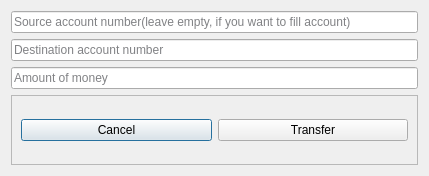
<?xml version="1.0" encoding="UTF-8"?>
<ui version="4.0">
 <class>ConTransfDialog</class>
 <widget class="QDialog" name="ConTransfDialog">
  <property name="geometry">
   <rect>
    <x>0</x>
    <y>0</y>
    <width>429</width>
    <height>176</height>
   </rect>
  </property>
  <property name="minimumSize">
   <size>
    <width>423</width>
    <height>176</height>
   </size>
  </property>
  <property name="maximumSize">
   <size>
    <width>500</width>
    <height>176</height>
   </size>
  </property>
  <property name="windowTitle">
   <string>Dialog</string>
  </property>
  <layout class="QVBoxLayout" name="verticalLayout">
   <item>
    <widget class="QLineEdit" name="lineEdit_from">
     <property name="palette">
      <palette>
       <active>
        <colorrole role="PlaceholderText">
         <brush brushstyle="SolidPattern">
          <color alpha="255">
           <red>129</red>
           <green>130</green>
           <blue>133</blue>
          </color>
         </brush>
        </colorrole>
       </active>
       <inactive>
        <colorrole role="PlaceholderText">
         <brush brushstyle="SolidPattern">
          <color alpha="255">
           <red>129</red>
           <green>130</green>
           <blue>133</blue>
          </color>
         </brush>
        </colorrole>
       </inactive>
       <disabled>
        <colorrole role="PlaceholderText">
         <brush brushstyle="SolidPattern">
          <color alpha="255">
           <red>129</red>
           <green>130</green>
           <blue>133</blue>
          </color>
         </brush>
        </colorrole>
       </disabled>
      </palette>
     </property>
     <property name="placeholderText">
      <string>Source account number(leave empty, if you want to fill account)</string>
     </property>
    </widget>
   </item>
   <item>
    <widget class="QLineEdit" name="lineEdit_to">
     <property name="palette">
      <palette>
       <active>
        <colorrole role="PlaceholderText">
         <brush brushstyle="SolidPattern">
          <color alpha="255">
           <red>129</red>
           <green>130</green>
           <blue>133</blue>
          </color>
         </brush>
        </colorrole>
       </active>
       <inactive>
        <colorrole role="PlaceholderText">
         <brush brushstyle="SolidPattern">
          <color alpha="255">
           <red>129</red>
           <green>130</green>
           <blue>133</blue>
          </color>
         </brush>
        </colorrole>
       </inactive>
       <disabled>
        <colorrole role="PlaceholderText">
         <brush brushstyle="SolidPattern">
          <color alpha="255">
           <red>129</red>
           <green>130</green>
           <blue>133</blue>
          </color>
         </brush>
        </colorrole>
       </disabled>
      </palette>
     </property>
     <property name="placeholderText">
      <string>Destination account number</string>
     </property>
    </widget>
   </item>
   <item>
    <widget class="QLineEdit" name="lineEdit_amount">
     <property name="palette">
      <palette>
       <active>
        <colorrole role="PlaceholderText">
         <brush brushstyle="SolidPattern">
          <color alpha="255">
           <red>129</red>
           <green>130</green>
           <blue>133</blue>
          </color>
         </brush>
        </colorrole>
       </active>
       <inactive>
        <colorrole role="PlaceholderText">
         <brush brushstyle="SolidPattern">
          <color alpha="255">
           <red>129</red>
           <green>130</green>
           <blue>133</blue>
          </color>
         </brush>
        </colorrole>
       </inactive>
       <disabled>
        <colorrole role="PlaceholderText">
         <brush brushstyle="SolidPattern">
          <color alpha="255">
           <red>129</red>
           <green>130</green>
           <blue>133</blue>
          </color>
         </brush>
        </colorrole>
       </disabled>
      </palette>
     </property>
     <property name="placeholderText">
      <string>Amount of money</string>
     </property>
    </widget>
   </item>
   <item>
    <widget class="QFrame" name="frame_buttons">
     <property name="frameShape">
      <enum>QFrame::StyledPanel</enum>
     </property>
     <property name="frameShadow">
      <enum>QFrame::Raised</enum>
     </property>
     <layout class="QHBoxLayout" name="horizontalLayout">
      <item>
       <widget class="QPushButton" name="pushButton_cancel">
        <property name="text">
         <string>Cancel</string>
        </property>
       </widget>
      </item>
      <item>
       <widget class="QPushButton" name="pushButton_transfer">
        <property name="text">
         <string>Transfer</string>
        </property>
       </widget>
      </item>
     </layout>
    </widget>
   </item>
  </layout>
 </widget>
 <resources/>
 <connections/>
</ui>
